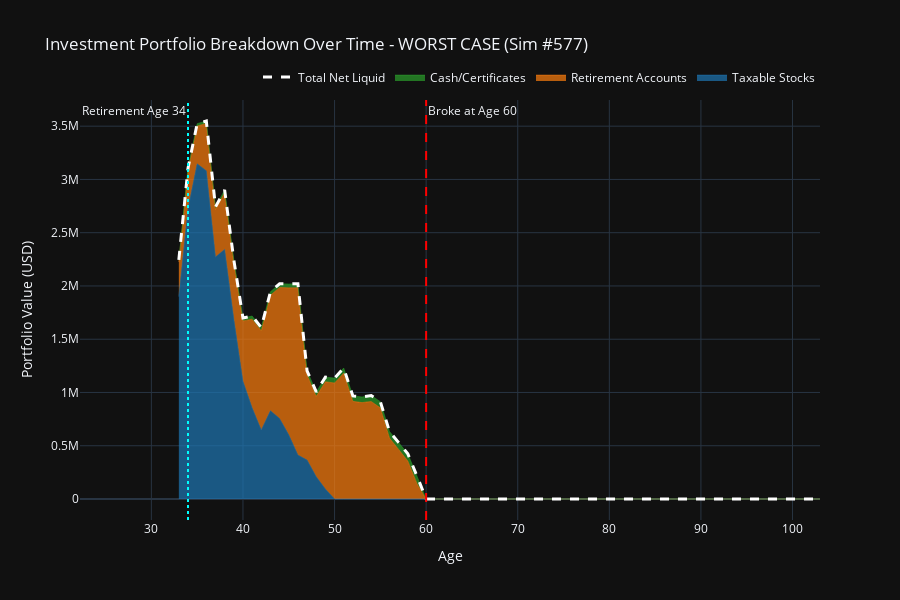

Source (notebook cell):
### Code cell
# NET LIQUID ASSETS VISUALIZATION (Percentiles)

liq = go.Figure()

# Calculate percentiles across simulations
percentiles = [10, 25, 50, 75, 90]
colors = ['#EF5350', '#FF9800', '#FFD700', '#66BB6A', '#42A5F5']

for idx, p in enumerate(percentiles):
    percentile_values = net_liq.drop('age', axis=1).quantile(p/100, axis=1)
    liq.add_trace(go.Scatter(
        x=net_liq['age'], 
        y=percentile_values, 
        mode='lines', 
        name=f'{p}th percentile',
        line=dict(width=3 if p == 50 else 2, color=colors[idx])
    ))

# Add a few sample trajectories for context
sample_indices = [worst_case[2], p25_case[2], median_case[2], p75_case[2], best_case[2]]
for idx in sample_indices:
    if idx in net_liq.columns:
        liq.add_trace(go.Scatter(
            x=net_liq['age'], 
            y=net_liq[idx], 
            mode='lines', 
            opacity=0.1,
            name=f'Sample {idx}',
            showlegend=False,
            line=dict(width=0.5, color='grey')
        ))

liq.add_hline(y=0, line_dash="solid", line_color="red", annotation_text="Broke")
liq.update_layout(
    title='Net Liquid Assets Over Time (Percentiles)',
    xaxis_title='Age',
    yaxis_title='Net Liquid Assets (USD)',
    hovermode='x unified',
    template='plotly_dark',
    height=600
)
liq.show()

### Figure 1 — Plotly figure (JSON) as saved in the notebook; plotly's stock layout.template omitted (floating-point values rounded to 4 significant figures)
{"data": [{"fillcolor": "rgba(31, 119, 180, 0.7)", "hovertemplate": "<b>Taxable Stocks</b><br>Age: %{x}<br>Value: $%{y:,.0f}<extra></extra>", "line": {"color": "rgb(31, 119, 180)", "width": 0.5}, "mode": "lines", "name": "Taxable Stocks", "stackgroup": "one", "type": "scatter", "x": [33, 34, 35, 36, 37, 38, 39, 40, 41, 42, 43, 44, 45, 46, 47, 48, 49, 50, 51, 52, 53, 54, 55, 56, 57, 58, 59, 60, 61, 62, 63, 64, 65, 66, 67, 68, 69, 70, 71, 72, 73, 74, 75, 76, 77, 78, 79, 80, 81, 82, 83, 84, 85, 86, 87, 88, 89, 90, 91, 92, 93, 94, 95, 96, 97, 98, 99, 100, 101, 102, 103], "y": [1900000.0, 2727000.0, 3146000.0, 3081000.0, 2272000.0, 2343000.0, 1689000.0, 1105000.0, 857100.0, 648500.0, 829600.0, 755500.0, 602300.0, 412900.0, 365700.0, 209900.0, 92720.0, 0.0, 0.0, 0.0, 0.0, 0.0, 0.0, 0.0, 0.0, 0.0, 0.0, 0.0, 0.0, 0.0, 0.0, 0.0, 0.0, 0.0, 0.0, 0.0, 0.0, 0.0, 0.0, 0.0, 0.0, 0.0, 0.0, 0.0, 0.0, 0.0, 0.0, 0.0, 0.0, 0.0, 0.0, 0.0, 0.0, 0.0, 0.0, 0.0, 0.0, 0.0, 0.0, 0.0, 0.0, 0.0, 0.0, 0.0, 0.0, 0.0, 0.0, 0.0, 0.0, 0.0, 0.0]}, {"fillcolor": "rgba(255, 127, 14, 0.7)", "hovertemplate": "<b>Retirement Accounts</b><br>Age: %{x}<br>Value: $%{y:,.0f}<extra></extra>", "line": {"color": "rgb(255, 127, 14)", "width": 0.5}, "mode": "lines", "name": "Retirement Accounts", "stackgroup": "one", "type": "scatter", "x": [33, 34, 35, 36, 37, 38, 39, 40, 41, 42, 43, 44, 45, 46, 47, 48, 49, 50, 51, 52, 53, 54, 55, 56, 57, 58, 59, 60, 61, 62, 63, 64, 65, 66, 67, 68, 69, 70, 71, 72, 73, 74, 75, 76, 77, 78, 79, 80, 81, 82, 83, 84, 85, 86, 87, 88, 89, 90, 91, 92, 93, 94, 95, 96, 97, 98, 99, 100, 101, 102, 103], "y": [324800.0, 357100.0, 355200.0, 444500.0, 445000.0, 532200.0, 529800.0, 566500.0, 830800.0, 930400.0, 1083000.0, 1231000.0, 1380000.0, 1571000.0, 798000.0, 753700.0, 1008000.0, 1089000.0, 1181000.0, 916700.0, 904800.0, 915500.0, 855500.0, 571700.0, 465000.0, 356200.0, 144000.0, 0.0, 0.0, 0.0, 0.0, 0.0, 0.0, 0.0, 0.0, 0.0, 0.0, 0.0, 0.0, 0.0, 0.0, 0.0, 0.0, 0.0, 0.0, 0.0, 0.0, 0.0, 0.0, 0.0, 0.0, 0.0, 0.0, 0.0, 0.0, 0.0, 0.0, 0.0, 0.0, 0.0, 0.0, 0.0, 0.0, 0.0, 0.0, 0.0, 0.0, 0.0, 0.0, 0.0, 0.0]}, {"fillcolor": "rgba(44, 160, 44, 0.7)", "hovertemplate": "<b>Cash/Certificates</b><br>Age: %{x}<br>Value: $%{y:,.0f}<extra></extra>", "line": {"color": "rgb(44, 160, 44)", "width": 0.5}, "mode": "lines", "name": "Cash/Certificates", "stackgroup": "one", "type": "scatter", "x": [33, 34, 35, 36, 37, 38, 39, 40, 41, 42, 43, 44, 45, 46, 47, 48, 49, 50, 51, 52, 53, 54, 55, 56, 57, 58, 59, 60, 61, 62, 63, 64, 65, 66, 67, 68, 69, 70, 71, 72, 73, 74, 75, 76, 77, 78, 79, 80, 81, 82, 83, 84, 85, 86, 87, 88, 89, 90, 91, 92, 93, 94, 95, 96, 97, 98, 99, 100, 101, 102, 103], "y": [20000.0, 21000.0, 22050.0, 23150.0, 24310.0, 25530.0, 26800.0, 28140.0, 29550.0, 31030.0, 32580.0, 34210.0, 35920.0, 37710.0, 39600.0, 41580.0, 43660.0, 45840.0, 48130.0, 50540.0, 53070.0, 55720.0, 58510.0, 61430.0, 64500.0, 67730.0, 71110.0, 0.0, 0.0, 0.0, 0.0, 0.0, 0.0, 0.0, 0.0, 0.0, 0.0, 0.0, 0.0, 0.0, 0.0, 0.0, 0.0, 0.0, 0.0, 0.0, 0.0, 0.0, 0.0, 0.0, 0.0, 0.0, 0.0, 0.0, 0.0, 0.0, 0.0, 0.0, 0.0, 0.0, 0.0, 0.0, 0.0, 0.0, 0.0, 0.0, 0.0, 0.0, 0.0, 0.0, 0.0]}, {"hovertemplate": "<b>Total Net Liquid</b><br>Age: %{x}<br>Value: $%{y:,.0f}<extra></extra>", "line": {"color": "white", "dash": "dash", "width": 3}, "mode": "lines", "name": "Total Net Liquid", "type": "scatter", "x": [33, 34, 35, 36, 37, 38, 39, 40, 41, 42, 43, 44, 45, 46, 47, 48, 49, 50, 51, 52, 53, 54, 55, 56, 57, 58, 59, 60, 61, 62, 63, 64, 65, 66, 67, 68, 69, 70, 71, 72, 73, 74, 75, 76, 77, 78, 79, 80, 81, 82, 83, 84, 85, 86, 87, 88, 89, 90, 91, 92, 93, 94, 95, 96, 97, 98, 99, 100, 101, 102, 103], "y": [2245000.0, 3105000.0, 3523000.0, 3549000.0, 2741000.0, 2901000.0, 2246000.0, 1700000.0, 1717000.0, 1610000.0, 1945000.0, 2020000.0, 2018000.0, 2021000.0, 1203000.0, 1005000.0, 1144000.0, 1135000.0, 1229000.0, 967300.0, 957900.0, 971200.0, 914000.0, 633100.0, 529500.0, 423900.0, 215100.0, 0.0, 0.0, 0.0, 0.0, 0.0, 0.0, 0.0, 0.0, 0.0, 0.0, 0.0, 0.0, 0.0, 0.0, 0.0, 0.0, 0.0, 0.0, 0.0, 0.0, 0.0, 0.0, 0.0, 0.0, 0.0, 0.0, 0.0, 0.0, 0.0, 0.0, 0.0, 0.0, 0.0, 0.0, 0.0, 0.0, 0.0, 0.0, 0.0, 0.0, 0.0, 0.0, 0.0, 0.0]}], "layout": {"annotations": [{"showarrow": false, "text": "Broke at Age 60", "x": 60, "xanchor": "left", "xref": "x", "y": 1, "yanchor": "top", "yref": "y domain"}, {"showarrow": false, "text": "Retirement Age 34", "x": 34, "xanchor": "right", "xref": "x", "y": 1, "yanchor": "top", "yref": "y domain"}], "height": 600, "hovermode": "x unified", "legend": {"orientation": "h", "x": 1, "xanchor": "right", "y": 1.02, "yanchor": "bottom"}, "shapes": [{"line": {"color": "red", "dash": "dash"}, "type": "line", "x0": 60, "x1": 60, "xref": "x", "y0": 0, "y1": 1, "yref": "y domain"}, {"line": {"color": "cyan", "dash": "dot"}, "type": "line", "x0": 34, "x1": 34, "xref": "x", "y0": 0, "y1": 1, "yref": "y domain"}], "title": {"text": "Investment Portfolio Breakdown Over Time - WORST CASE (Sim #577)"}, "xaxis": {"title": {"text": "Age"}}, "yaxis": {"title": {"text": "Portfolio Value (USD)"}}}}
